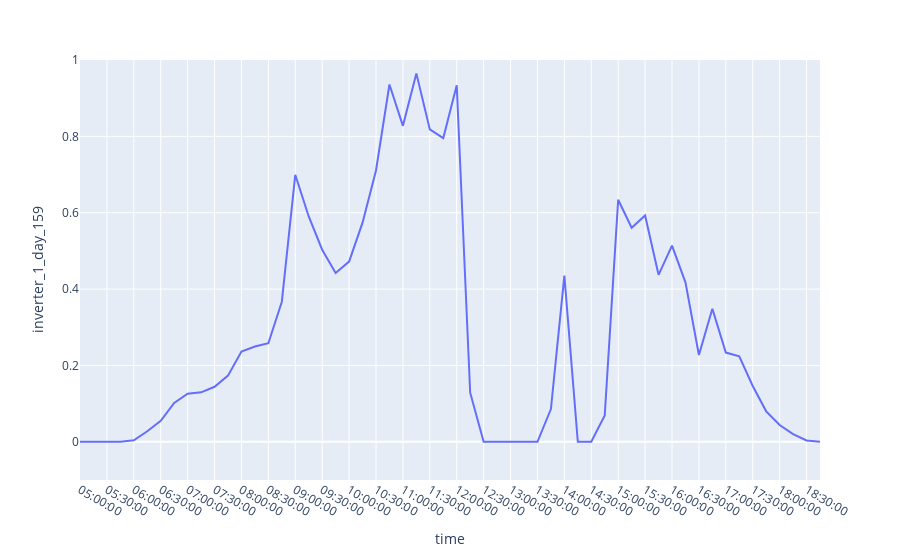

The notebook cell this image was saved under:
### Code cell
fig = px.line(plant_daily_curves_df, x='time', y='inverter_1_day_159', range_y=[-0.1, 1])
fig.show()

### Figure 1 — Plotly figure (JSON) as saved in the notebook; plotly's stock layout.template omitted (floating-point values rounded to 4 significant figures)
{"data": [{"hovertemplate": "time=%{x}<br>inverter_1_day_159=%{y}<extra></extra>", "legendgroup": "", "line": {"color": "#636efa", "dash": "solid"}, "marker": {"symbol": "circle"}, "mode": "lines", "name": "", "orientation": "v", "showlegend": false, "type": "scatter", "x": ["05:00:00", "05:15:00", "05:30:00", "05:45:00", "06:00:00", "06:15:00", "06:30:00", "06:45:00", "07:00:00", "07:15:00", "07:30:00", "07:45:00", "08:00:00", "08:15:00", "08:30:00", "08:45:00", "09:00:00", "09:15:00", "09:30:00", "09:45:00", "10:00:00", "10:15:00", "10:30:00", "10:45:00", "11:00:00", "11:15:00", "11:30:00", "11:45:00", "12:00:00", "12:15:00", "12:30:00", "12:45:00", "13:00:00", "13:15:00", "13:30:00", "13:45:00", "14:00:00", "14:15:00", "14:30:00", "14:45:00", "15:00:00", "15:15:00", "15:30:00", "15:45:00", "16:00:00", "16:15:00", "16:30:00", "16:45:00", "17:00:00", "17:15:00", "17:30:00", "17:45:00", "18:00:00", "18:15:00", "18:30:00", "18:45:00"], "xaxis": "x", "y": [0, 0, 0, 0, 0.004186, 0.02772, 0.05485, 0.1019, 0.1258, 0.1295, 0.1442, 0.1734, 0.2366, 0.2497, 0.2581, 0.3669, 0.6994, 0.5902, 0.5031, 0.4422, 0.472, 0.574, 0.7106, 0.9358, 0.8275, 0.965, 0.8183, 0.7954, 0.934, 0.1286, 0, 0, 0, 0, 0, 0.08575, 0.4351, 0, 0, 0.06928, 0.634, 0.5606, 0.5928, 0.4374, 0.5138, 0.4178, 0.2273, 0.3483, 0.2337, 0.2238, 0.1463, 0.07985, 0.04385, 0.02006, 0.003483, 0], "yaxis": "y"}], "layout": {"autosize": true, "legend": {"tracegroupgap": 0}, "margin": {"t": 60}, "xaxis": {"anchor": "y", "autorange": true, "domain": [0, 1], "range": [0, 55], "title": {"text": "time"}, "type": "category"}, "yaxis": {"anchor": "x", "domain": [0, 1], "range": [-0.1, 1], "title": {"text": "inverter_1_day_159"}, "type": "linear"}}}
